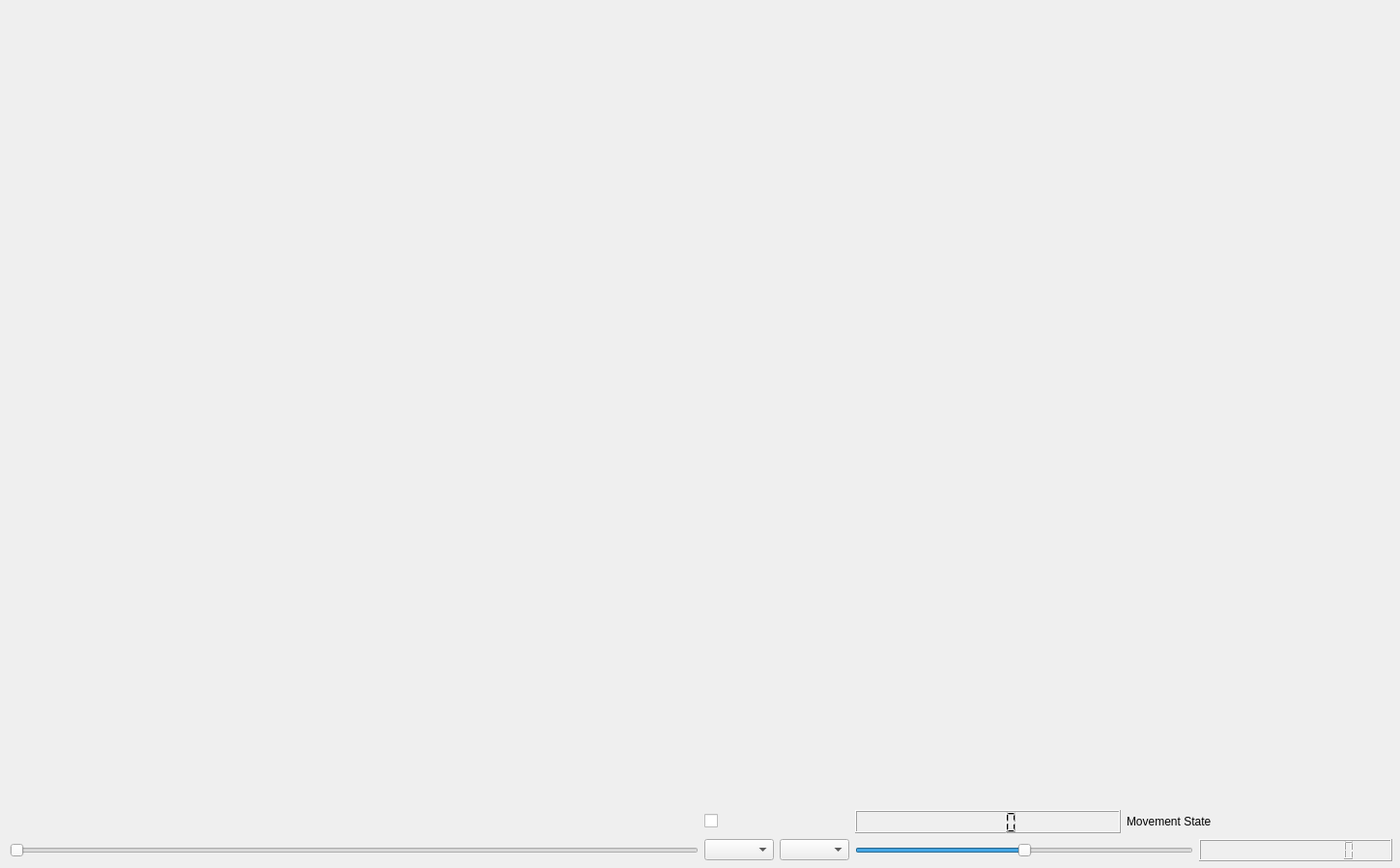
<?xml version="1.0" encoding="UTF-8"?>
<ui version="4.0">
 <class>Form</class>
 <widget class="QWidget" name="Form">
  <property name="geometry">
   <rect>
    <x>0</x>
    <y>0</y>
    <width>1449</width>
    <height>898</height>
   </rect>
  </property>
  <property name="windowTitle">
   <string>Form</string>
  </property>
  <widget class="QWidget" name="gridLayoutWidget_2">
   <property name="geometry">
    <rect>
     <x>10</x>
     <y>10</y>
     <width>1431</width>
     <height>881</height>
    </rect>
   </property>
   <layout class="QGridLayout" name="gridLayout_3">
    <item row="0" column="2">
     <layout class="QGridLayout" name="gridLayout">
      <item row="1" column="2">
       <widget class="QCheckBox" name="checkBox">
        <property name="text">
         <string/>
        </property>
       </widget>
      </item>
      <item row="3" column="2">
       <widget class="QComboBox" name="floorBox"/>
      </item>
      <item row="1" column="3">
       <widget class="QLabel" name="labelTime">
        <property name="font">
         <font>
          <pointsize>16</pointsize>
         </font>
        </property>
        <property name="text">
         <string/>
        </property>
        <property name="scaledContents">
         <bool>false</bool>
        </property>
       </widget>
      </item>
      <item row="3" column="1">
       <widget class="QSlider" name="horizontalSlider">
        <property name="orientation">
         <enum>Qt::Horizontal</enum>
        </property>
       </widget>
      </item>
      <item row="3" column="3">
       <widget class="QComboBox" name="comboBox"/>
      </item>
      <item row="3" column="4">
       <layout class="QHBoxLayout" name="horizontalLayout_2">
        <item>
         <widget class="QSlider" name="tdoaOffsetSlider">
          <property name="sizePolicy">
           <sizepolicy hsizetype="Minimum" vsizetype="Fixed">
            <horstretch>0</horstretch>
            <verstretch>0</verstretch>
           </sizepolicy>
          </property>
          <property name="minimumSize">
           <size>
            <width>350</width>
            <height>0</height>
           </size>
          </property>
          <property name="maximumSize">
           <size>
            <width>16777215</width>
            <height>16777215</height>
           </size>
          </property>
          <property name="focusPolicy">
           <enum>Qt::ClickFocus</enum>
          </property>
          <property name="contextMenuPolicy">
           <enum>Qt::NoContextMenu</enum>
          </property>
          <property name="maximum">
           <number>100</number>
          </property>
          <property name="value">
           <number>50</number>
          </property>
          <property name="orientation">
           <enum>Qt::Horizontal</enum>
          </property>
         </widget>
        </item>
        <item>
         <widget class="QLCDNumber" name="tdoaOffsetLcd">
          <property name="enabled">
           <bool>true</bool>
          </property>
          <property name="sizePolicy">
           <sizepolicy hsizetype="Minimum" vsizetype="Minimum">
            <horstretch>0</horstretch>
            <verstretch>0</verstretch>
           </sizepolicy>
          </property>
          <property name="minimumSize">
           <size>
            <width>200</width>
            <height>0</height>
           </size>
          </property>
          <property name="digitCount">
           <number>12</number>
          </property>
          <property name="intValue" stdset="0">
           <number>0</number>
          </property>
         </widget>
        </item>
       </layout>
      </item>
      <item row="1" column="4">
       <layout class="QHBoxLayout" name="horizontalLayout">
        <item>
         <widget class="QLCDNumber" name="movementState"/>
        </item>
        <item>
         <widget class="QLabel" name="movementStateLabel">
          <property name="text">
           <string>Movement State</string>
          </property>
         </widget>
        </item>
       </layout>
      </item>
      <item row="0" column="1" colspan="4">
       <layout class="QHBoxLayout" name="horizontalLayout_3">
        <item>
         <widget class="MplWidget" name="UnfilteredPlot" native="true">
          <property name="minimumSize">
           <size>
            <width>650</width>
            <height>0</height>
           </size>
          </property>
         </widget>
        </item>
        <item>
         <widget class="MplWidget" name="FilteredPlot" native="true">
          <property name="minimumSize">
           <size>
            <width>650</width>
            <height>0</height>
           </size>
          </property>
         </widget>
        </item>
       </layout>
      </item>
     </layout>
    </item>
   </layout>
  </widget>
 </widget>
 <customwidgets>
  <customwidget>
   <class>MplWidget</class>
   <extends>QWidget</extends>
   <header>mplwidget.h</header>
   <container>1</container>
  </customwidget>
 </customwidgets>
 <resources/>
 <connections/>
</ui>
